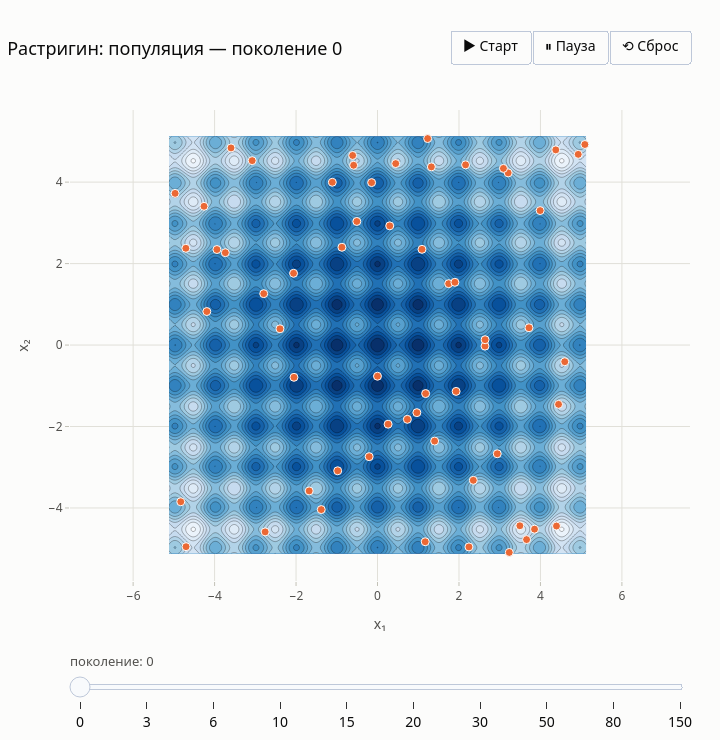

Here is the notebook cell this chart was saved with:
### Code cell
# Популяция на линиях уровня: анимация (Старт / Пауза / Сброс) и раскадровка для отчёта
steps = [0, 3, 6, 10, 15, 20, 30, 50, 80, 150]
fig = go.Figure()
fig.add_trace(go.Contour(x=g, y=g, z=Z_R, colorscale='Blues', reversescale=True, ncontours=20, showscale=False,
                         line=dict(width=0.3), hoverinfo='skip'))
fig.add_trace(go.Scatter(x=res_r['snaps'][0][:, 0], y=res_r['snaps'][0][:, 1], mode='markers', name='популяция',
                         marker=dict(color=PALETTE[1], size=8, line=dict(color=SURFACE, width=1))))
fig.frames = [go.Frame(name=str(s), data=[go.Scatter(x=res_r['snaps'][s][:, 0], y=res_r['snaps'][s][:, 1])], traces=[1],
                       layout=go.Layout(title_text=f'Растригин: популяция — поколение {s}')) for s in steps]
fig.update_layout(title='Растригин: популяция — поколение 0', xaxis_title='x₁', yaxis_title='x₂', width=720, height=740,
                  margin=dict(t=110, b=120), yaxis=dict(scaleanchor='x'), **anim_controls(steps))
png = make_subplots(rows=1, cols=3, horizontal_spacing=0.05, subplot_titles=[f'поколение {s}' for s in (0, 10, 150)])
for c, s in enumerate((0, 10, 150), start=1):
    png.add_trace(go.Contour(x=g, y=g, z=Z_R, colorscale='Blues', reversescale=True, ncontours=20, showscale=False,
                             line=dict(width=0.3)), 1, c)
    png.add_trace(go.Scatter(x=res_r['snaps'][s][:, 0], y=res_r['snaps'][s][:, 1], mode='markers', showlegend=False,
                             marker=dict(color=PALETTE[1], size=7, line=dict(color=SURFACE, width=1))), 1, c)
    png.update_yaxes(scaleanchor=f'x{c if c > 1 else ""}', row=1, col=c)
png.update_layout(title='Вещественный ГА на функции Растригина', height=440)
save(fig, 'A1_population', width=1250, height=440, png_fig=png)
fig.show()

### Figure 1 — Plotly figure (JSON) as saved in the notebook; plotly's stock layout.template omitted (floating-point values rounded to 4 significant figures; data arrays with more than 128 entries replaced by an {"elided": "..."} marker saying what was removed)
{"data": [{"colorscale": [[0.0, "rgb(247,251,255)"], [0.125, "rgb(222,235,247)"], [0.25, "rgb(198,219,239)"], [0.375, "rgb(158,202,225)"], [0.5, "rgb(107,174,214)"], [0.625, "rgb(66,146,198)"], [0.75, "rgb(33,113,181)"], [0.875, "rgb(8,81,156)"], [1.0, "rgb(8,48,107)"]], "hoverinfo": "skip", "line": {"width": 0.3}, "ncontours": 20, "reversescale": true, "showscale": false, "type": "contour", "x": {"elided": "201 float values"}, "y": {"elided": "201 float values"}, "z": {"elided": "201x201 float values"}}, {"marker": {"color": "#eb6834", "line": {"color": "#fcfcfb", "width": 1}, "size": 8}, "mode": "markers", "name": "популяция", "type": "scatter", "x": [1.402, -4.7, 3.208, 1.092, 0.4467, 3.234, 3.66, 2.352, 3.719, -2.051, -4.83, 1.747, 1.182, 5.091, 1.9, 1.93, -3.737, 0.2596, -0.145, 4.445, 0.7325, 0.9656, -1.11, -2.794, -4.26, 2.94, 3.855, -1.678, -0.5085, -2.758, -0.9774, -4.191, -2.061, -3.077, -1.381, 1.322, -0.6105, -0.001067, 1.231, 4.597, 2.639, 0.3002, -0.8739, 2.162, -3.943, 4.377, -4.969, 4.927, -3.597, 3.993, -0.2049, 3.091, -2.395, -0.5862, -4.705, 1.171, 2.245, 2.641, 4.394, 3.495], "y": [-2.357, -4.951, 4.227, 2.35, 4.455, -5.092, -4.776, -3.321, 0.4246, -0.7917, -3.847, 1.507, -1.191, 4.924, 1.541, -1.137, 2.268, -1.943, 3.988, -1.456, -1.824, -1.66, 3.996, 1.261, 3.406, -2.669, -4.52, -3.581, 3.034, -4.587, -3.087, 0.8226, 1.761, 4.527, -4.04, 4.374, 4.655, -0.7657, 5.07, -0.4091, -0.02639, 2.926, 2.401, 4.424, 2.345, 4.792, 3.724, 4.682, 4.84, 3.301, -2.741, 4.337, 0.3987, 4.414, 2.376, -4.83, -4.956, 0.1306, -4.443, -4.437]}], "layout": {"height": 740, "margin": {"b": 120, "t": 110}, "sliders": [{"active": 0, "currentvalue": {"font": {"color": "#52514e", "size": 13}, "prefix": "поколение: "}, "len": 1, "pad": {"t": 30}, "steps": [{"args": [["0"], {"frame": {"duration": 0, "redraw": false}, "mode": "immediate", "transition": {"duration": 0}}], "label": "0", "method": "animate"}, {"args": [["3"], {"frame": {"duration": 0, "redraw": false}, "mode": "immediate", "transition": {"duration": 0}}], "label": "3", "method": "animate"}, {"args": [["6"], {"frame": {"duration": 0, "redraw": false}, "mode": "immediate", "transition": {"duration": 0}}], "label": "6", "method": "animate"}, {"args": [["10"], {"frame": {"duration": 0, "redraw": false}, "mode": "immediate", "transition": {"duration": 0}}], "label": "10", "method": "animate"}, {"args": [["15"], {"frame": {"duration": 0, "redraw": false}, "mode": "immediate", "transition": {"duration": 0}}], "label": "15", "method": "animate"}, {"args": [["20"], {"frame": {"duration": 0, "redraw": false}, "mode": "immediate", "transition": {"duration": 0}}], "label": "20", "method": "animate"}, {"args": [["30"], {"frame": {"duration": 0, "redraw": false}, "mode": "immediate", "transition": {"duration": 0}}], "label": "30", "method": "animate"}, {"args": [["50"], {"frame": {"duration": 0, "redraw": false}, "mode": "immediate", "transition": {"duration": 0}}], "label": "50", "method": "animate"}, {"args": [["80"], {"frame": {"duration": 0, "redraw": false}, "mode": "immediate", "transition": {"duration": 0}}], "label": "80", "method": "animate"}, {"args": [["150"], {"frame": {"duration": 0, "redraw": false}, "mode": "immediate", "transition": {"duration": 0}}], "label": "150", "method": "animate"}], "x": 0, "y": -0.08, "yanchor": "top"}], "title": {"text": "Растригин: популяция — поколение 0"}, "updatemenus": [{"buttons": [{"args": [null, {"frame": {"duration": 250, "redraw": false}, "fromcurrent": true, "mode": "immediate", "transition": {"duration": 200}}], "label": "▶ Старт", "method": "animate"}, {"args": [[null], {"frame": {"duration": 0, "redraw": false}, "mode": "immediate", "transition": {"duration": 0}}], "label": "⏸ Пауза", "method": "animate"}, {"args": [["0"], {"frame": {"duration": 0, "redraw": false}, "mode": "immediate", "transition": {"duration": 0}}], "label": "⟲ Сброс", "method": "animate"}], "direction": "left", "showactive": false, "type": "buttons", "x": 1.0, "xanchor": "right", "y": 1.1, "yanchor": "bottom"}], "width": 720, "xaxis": {"title": {"text": "x₁"}}, "yaxis": {"scaleanchor": "x", "title": {"text": "x₂"}}}}
